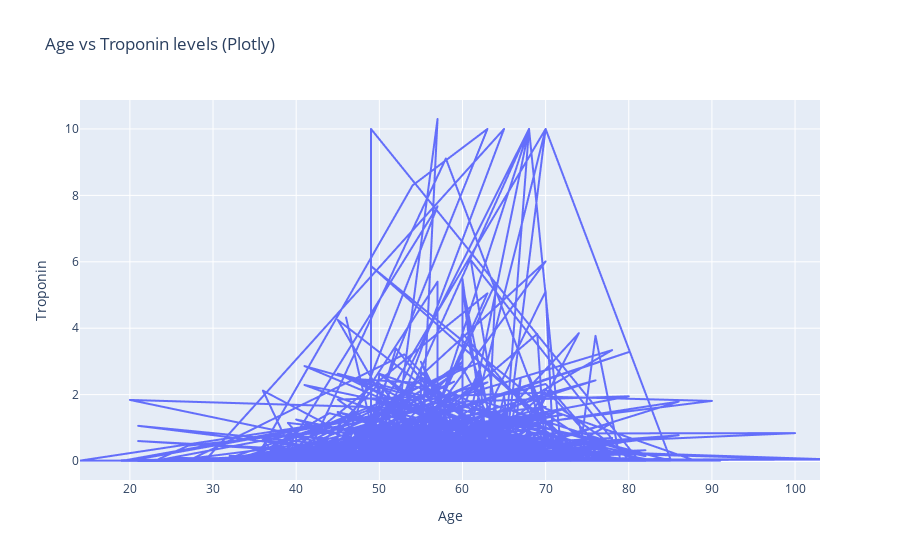

This figure's notebook cell:
### Code cell
import plotly.express as px

fig = px.line(data, x='Age', y='Troponin', 
              title='Age vs Troponin levels (Plotly)')
fig.show()

### Figure 1 — Plotly figure (JSON) as saved in the notebook; plotly's stock layout.template omitted (floating-point values rounded to 4 significant figures; data arrays with more than 128 entries replaced by an {"elided": "..."} marker saying what was removed)
{"data": [{"hovertemplate": "Age=%{x}<br>Troponin=%{y}<extra></extra>", "legendgroup": "", "line": {"color": "#636efa", "dash": "solid"}, "marker": {"symbol": "circle"}, "mode": "lines", "name": "", "showlegend": false, "type": "scattergl", "x": {"elided": "1319 int values"}, "xaxis": "x", "y": {"elided": "1319 float values"}, "yaxis": "y"}], "layout": {"autosize": true, "legend": {"tracegroupgap": 0}, "title": {"text": "Age vs Troponin levels (Plotly)"}, "xaxis": {"anchor": "y", "autorange": true, "domain": [0, 1], "range": [14, 103], "title": {"text": "Age"}, "type": "linear"}, "yaxis": {"anchor": "x", "autorange": true, "domain": [0, 1], "range": [-0.5712, 10.87], "title": {"text": "Troponin"}, "type": "linear"}}}
